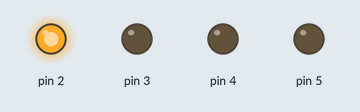
This sketch was run on a simulated Arduino Uno, built with avr-gcc and run on an emulated ATmega328P. On the bench: output pins drawn as LEDs (lit = HIGH).

Above: at 0.5 s.
At 6.0 s:
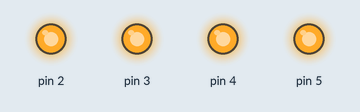
At 10.5 s:
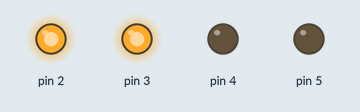
At 12.5 s:
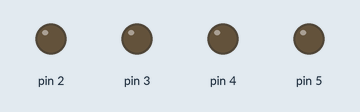
At 15.5 s:
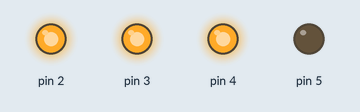
Timing chart, 0 to 16.9 s (numbered marks = the images above):
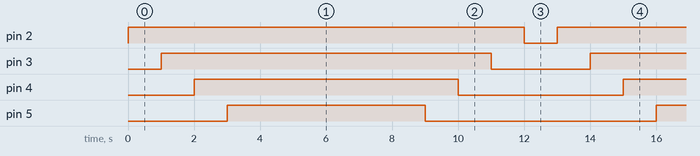

The sketch:

caderno_exercicio_8.ino
```cpp
// Faça com que os leds acendam da direita para a esquerda, de forma cadenciada.
//Aguarde 5 segundos e apague-os da esquerda para a direita, também de forma cadenciada.
void setup() {
  pinMode(2, OUTPUT);
  pinMode(3, OUTPUT);
  pinMode(4, OUTPUT);
  pinMode(5, OUTPUT);
}

void loop (){
  for(int i = 2; i < 6; i++) {
    digitalWrite(i, HIGH);
    delay(1000);
  }
  delay(5000);
    for(int i = 5; i > 1; i--) {
    digitalWrite(i, LOW);
    delay(1000);
  }
}
```

Measured:
- by itself, pin 2: alternates HIGH for 12.0 s and LOW for 1.0 s
- by itself, pin 3: alternates HIGH for 10.0 s and LOW for 3.0 s
- by itself, pin 4: alternates HIGH for 8.0 s and LOW for 5.0 s
- by itself, pin 5: alternates HIGH for 6.0 s and LOW for 7.0 s
